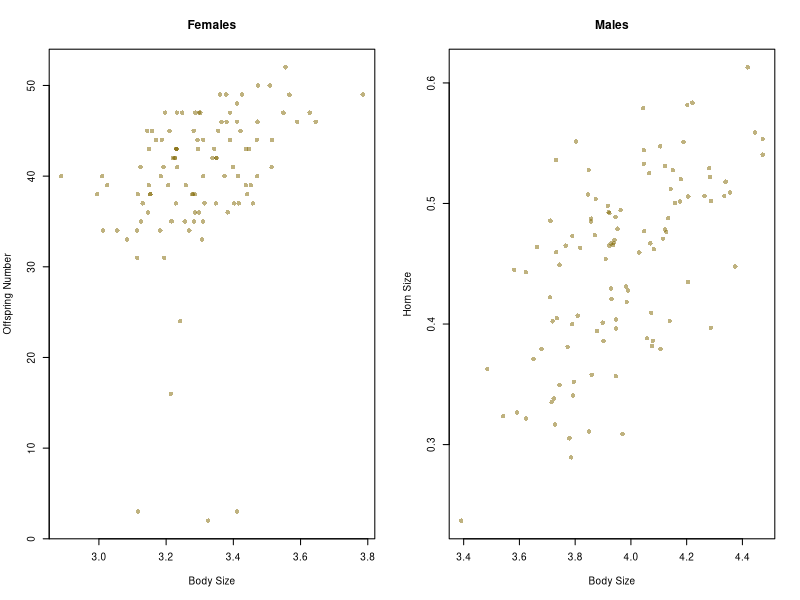
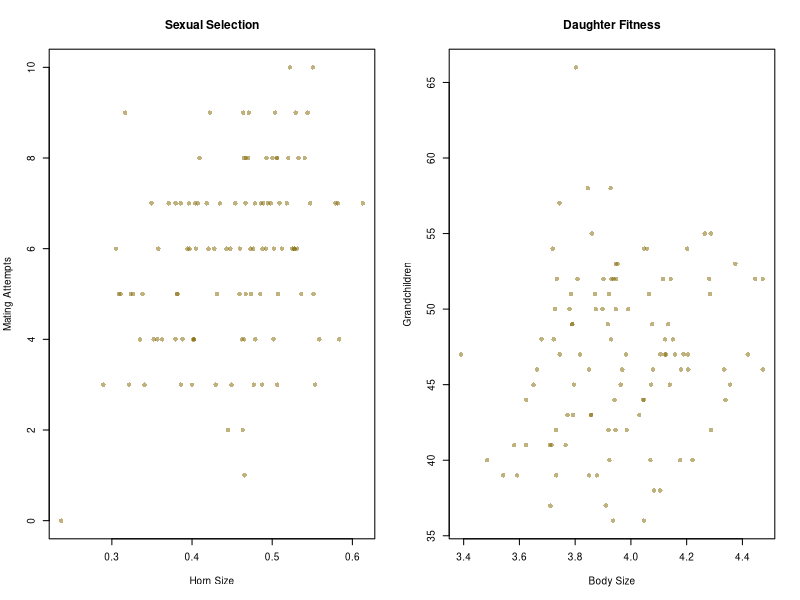

The R script that drew these images, in order:
fems <- read.csv("gnatocerus.female.csv")
mals <- read.csv("gnatocerus.male.csv")
cor.test(fems$body, fems$offspring)
cor.test(mals$body, mals$horn)
par(mfcol = c(1, 2))
par(pch = 16, cex = .6)
plot(fems$offspring ~ fems$body, 
     col = rgb(.5,.4,0,.5),
     xlab = "Body Size", 
     ylab = "Offspring Number",
     main = "Females")
plot(mals$horn ~ mals$body, 
     col = rgb(.5,.4,0,.5),
     xlab = "Body Size", 
     ylab = "Horn Size",
     main = "Males")
cor.test(mals$mating.attempts, mals$horn)
cor.test(mals$mating.attempts, mals$body)
cor.test(mals$mating.attempts, lm(mals$horn ~ mals$body)$residuals)
cor.test(mals$grandchildren, mals$horn)
cor.test(mals$grandchildren, mals$body)
cor.test(mals$grandchildren, mals$mating.attempts)
cor.test(mals$grandchildren, lm(mals$horn ~ mals$body)$residuals)
plot(mals$mating.attempts ~ mals$horn, 
     col = rgb(.5,.4,0,.5),
     xlab = "Horn Size", 
     ylab = "Mating Attempts",
     main = "Sexual Selection")
plot(mals$grandchildren ~ mals$body, 
     col = rgb(.5,.4,0,.5),
     xlab = "Body Size", 
     ylab = "Grandchildren",
     main = "Daughter Fitness")

